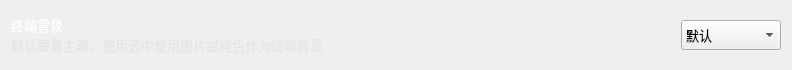
                  <widget class="QWidget" name="verticalWidget_27" native="true">
                   <property name="minimumSize">
                    <size>
                     <width>0</width>
                     <height>70</height>
                    </size>
                   </property>
                   <property name="maximumSize">
                    <size>
                     <width>16777215</width>
                     <height>70</height>
                    </size>
                   </property>
                   <property name="styleSheet">
                    <string notr="true">#verticalWidget_27{	border: 1px solid rgba(197, 197, 197,50);
	
	background-color: rgba(255, 255, 255, 20);
	border-radius: 5px;}</string>
                   </property>
                   <layout class="QHBoxLayout" name="horizontalLayout_36">
                    <item>
                     <widget class="QWidget" name="horizontalWidget_26" native="true">
                      <property name="minimumSize">
                       <size>
                        <width>0</width>
                        <height>40</height>
                       </size>
                      </property>
                      <property name="maximumSize">
                       <size>
                        <width>16777215</width>
                        <height>40</height>
                       </size>
                      </property>
                      <layout class="QVBoxLayout" name="verticalLayout_31">
                       <property name="spacing">
                        <number>0</number>
                       </property>
                       <property name="leftMargin">
                        <number>0</number>
                       </property>
                       <property name="topMargin">
                        <number>0</number>
                       </property>
                       <property name="rightMargin">
                        <number>0</number>
                       </property>
                       <property name="bottomMargin">
                        <number>0</number>
                       </property>
                       <item>
                        <widget class="QLabel" name="label_background">
                         <property name="font">
                          <font>
                           <family>OPPOSans B</family>
                           <pointsize>10</pointsize>
                           <stylestrategy>PreferAntialias</stylestrategy>
                          </font>
                         </property>
                         <property name="styleSheet">
                          <string notr="true">color: rgb(255, 255, 255);</string>
                         </property>
                         <property name="text">
                          <string>终端背景</string>
                         </property>
                        </widget>
                       </item>
                       <item>
                        <widget class="QLabel" name="label_background_tip">
                         <property name="minimumSize">
                          <size>
                           <width>0</width>
                           <height>20</height>
                          </size>
                         </property>
                         <property name="maximumSize">
                          <size>
                           <width>16777215</width>
                           <height>20</height>
                          </size>
                         </property>
                         <property name="font">
                          <font>
                           <family>OPPOSans B</family>
                           <pointsize>10</pointsize>
                           <stylestrategy>PreferAntialias</stylestrategy>
                          </font>
                         </property>
                         <property name="styleSheet">
                          <string notr="true">color: rgba(223, 223, 223, 150);</string>
                         </property>
                         <property name="text">
                          <string>默认跟着主题，使用选中使用图片或纯色作为终端背景</string>
                         </property>
                        </widget>
                       </item>
                      </layout>
                     </widget>
                    </item>
                    <item>
                     <spacer name="horizontalSpacer_65">
                      <property name="orientation">
                       <enum>Qt::Horizontal</enum>
                      </property>
                      <property name="sizeHint" stdset="0">
                       <size>
                        <width>352</width>
                        <height>20</height>
                       </size>
                      </property>
                     </spacer>
                    </item>
                    <item>
                     <widget class="QComboBox" name="comboBox_background">
                      <property name="minimumSize">
                       <size>
                        <width>100</width>
                        <height>30</height>
                       </size>
                      </property>
                      <property name="maximumSize">
                       <size>
                        <width>100</width>
                        <height>30</height>
                       </size>
                      </property>
                      <property name="font">
                       <font>
                        <family>OPPOSans B</family>
                        <pointsize>10</pointsize>
                        <weight>50</weight>
                        <italic>false</italic>
                        <bold>false</bold>
                        <stylestrategy>PreferAntialias</stylestrategy>
                       </font>
                      </property>
                      <property name="styleSheet">
                       <string notr="true"/>
                      </property>
                      <property name="iconSize">
                       <size>
                        <width>20</width>
                        <height>20</height>
                       </size>
                      </property>
                      <item>
                       <property name="text">
                        <string>默认</string>
                       </property>
                      </item>
                      <item>
                       <property name="text">
                        <string>纯色</string>
                       </property>
                      </item>
                      <item>
                       <property name="text">
                        <string>图片</string>
                       </property>
                      </item>
                     </widget>
                    </item>
                   </layout>
                  </widget>
